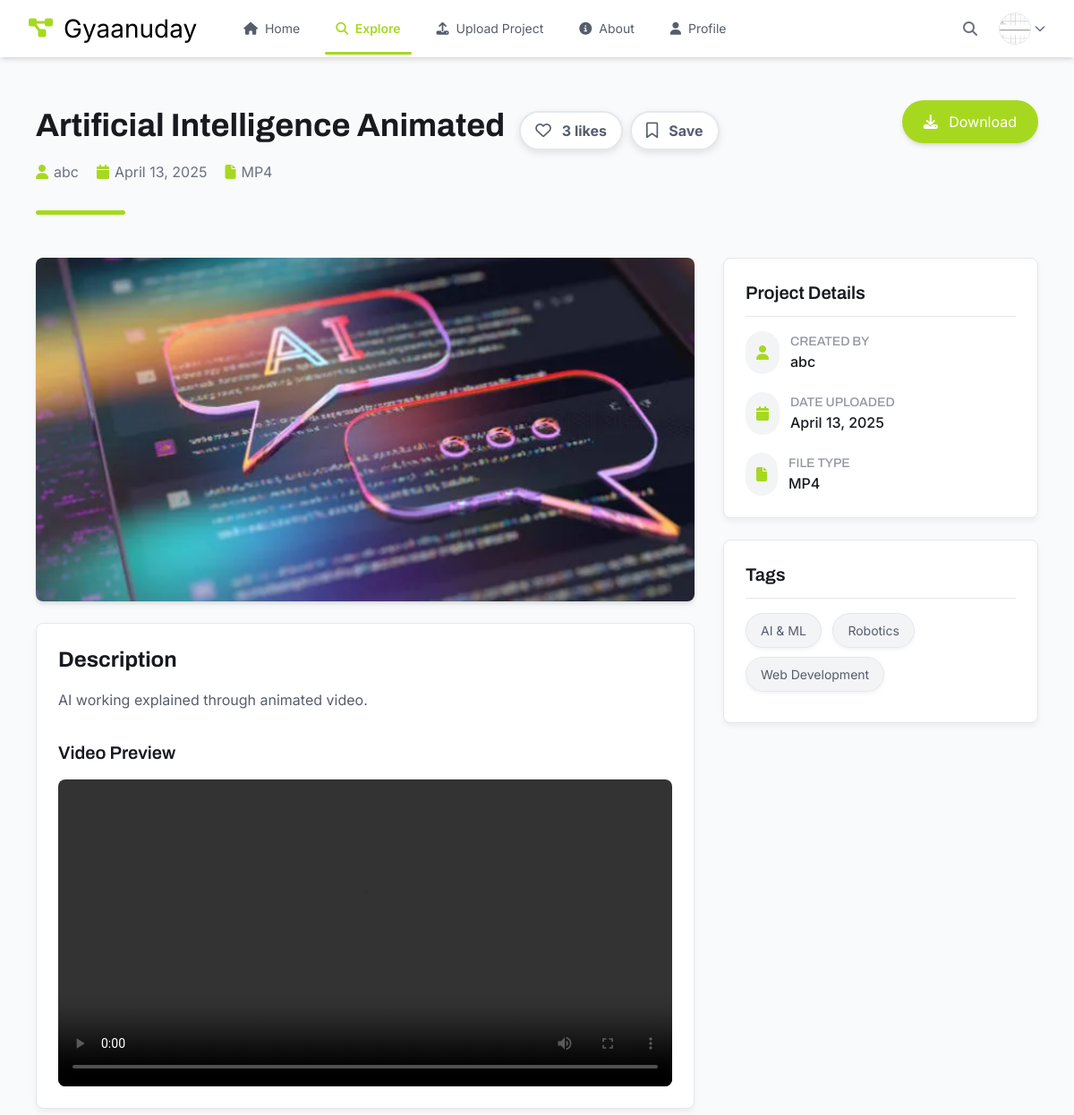
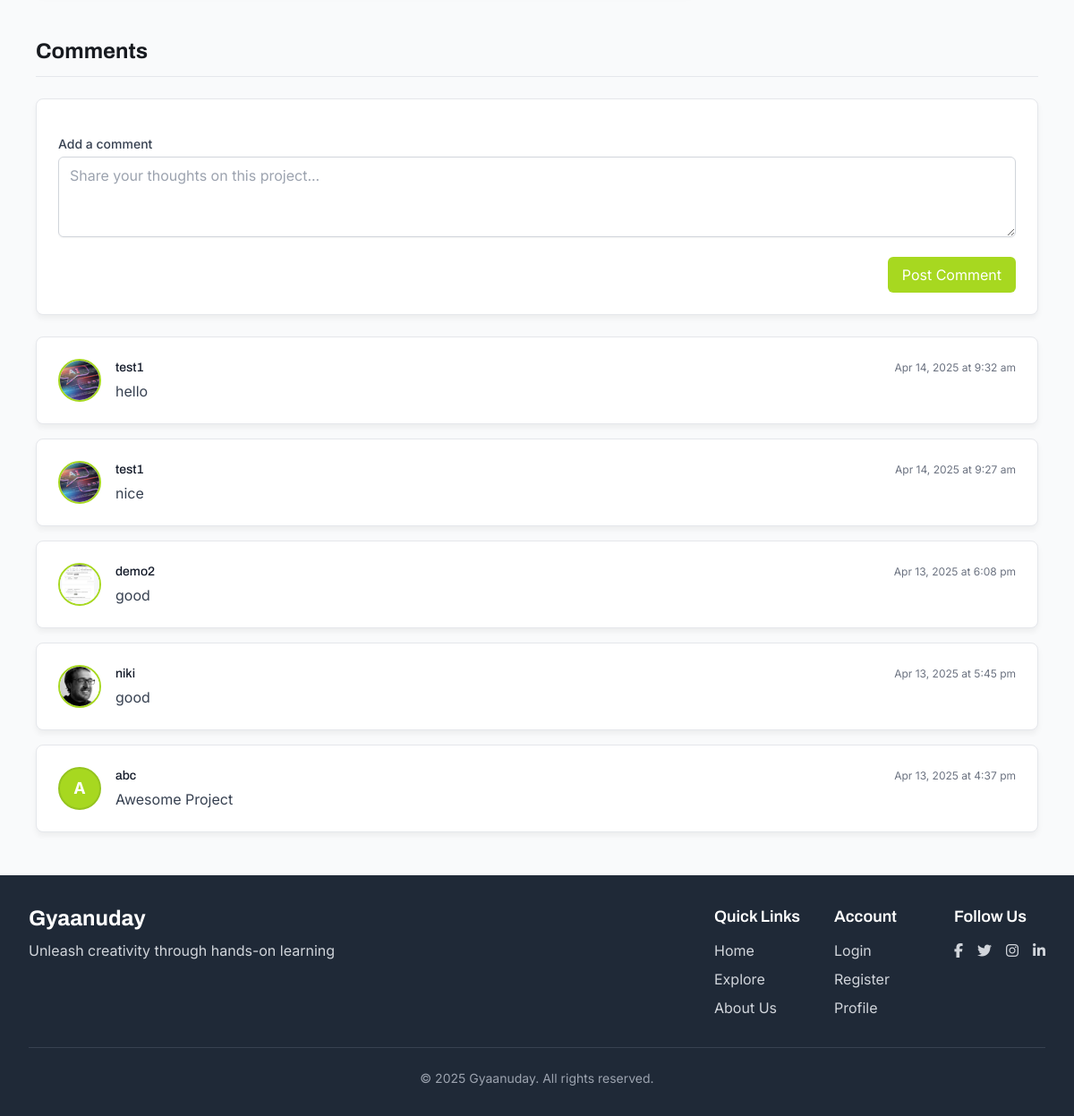
Screenshot of /project_details.php?id=17 (signed in) with the database file from the repository (2 pictures, top to bottom).
### tables this page shows
CREATE TABLE `users` (
  `id` int(11) NOT NULL,
  `username` varchar(50) NOT NULL,
  `email` varchar(100) NOT NULL,
  `password` varchar(255) NOT NULL,
  `created_at` timestamp NOT NULL DEFAULT current_timestamp(),
  `profile_photo` varchar(255) DEFAULT NULL,
  `bio` text DEFAULT NULL
);

CREATE TABLE `projects` (
  `id` int(11) NOT NULL,
  `user_id` int(11) NOT NULL,
  `title` varchar(255) NOT NULL,
  `project_file` varchar(255) NOT NULL,
  `thumbnail` varchar(255) DEFAULT NULL,
  `description` text NOT NULL,
  `tags` varchar(255) NOT NULL,
  `created_at` timestamp NOT NULL DEFAULT current_timestamp()
);

CREATE TABLE `comments` (
  `id` int(11) NOT NULL,
  `user_id` int(11) NOT NULL,
  `project_id` int(11) NOT NULL,
  `comment` text NOT NULL,
  `created_at` timestamp NOT NULL DEFAULT current_timestamp()
);

### project_details.php (the view, shortened to what this page needs)
<?php
require_once __DIR__ . "/config/database.php";
?>
<!DOCTYPE html>
<html lang="en">
<head>
  <script src="https://cdn.tailwindcss.com"></script>
  <link rel="stylesheet" href="https://cdnjs.cloudflare.com/ajax/libs/font-awesome/6.4.2/css/all.min.css">
</head>
<body>
  <?php include 'navigation.php'; ?>
  <div class="page-content">
    <?php
    $projectId = intval($_GET['id']);
    try {
      $stmt = $pdo->prepare("SELECT p.*, u.username FROM projects p JOIN users u ON p.user_id = u.id WHERE p.id = ?");
      $stmt->execute([$projectId]);
      $project = $stmt->fetch();
      $title = htmlspecialchars($project['title']);
      $description = htmlspecialchars($project['description']);
      $username = htmlspecialchars($project['username']);
      $created = date('F j, Y', strtotime($project['created_at']));
      $tags = $project['tags'] ? explode(',', $project['tags']) : [];
      $fileName = htmlspecialchars($project['thumbnail'] ?? '');
      $filePath = "./uploads/" . $fileName;
      $projectFile = "./uploads/" . htmlspecialchars($project['project_file'] ?? '');
      $ext = strtolower(pathinfo($fileName, PATHINFO_EXTENSION));
      $projectExt = strtolower(pathinfo($project['project_file'] ?? '', PATHINFO_EXTENSION));
      if (in_array($ext, ['jpg', 'jpeg', 'png'])) {
        $thumb = $filePath;
      } else {
        $thumb = "./assets/default_icon.png";
      }
      $likeCount = 0;
      $hasLiked = false;
      $hasBookmarked = false;
      $stmt = $pdo->prepare("SELECT COUNT(*) FROM likes WHERE project_id = ?");
      $stmt->execute([$projectId]);
      $likeCount = $stmt->fetchColumn();
      if (isset($_SESSION['user_id'])) {
        $stmt = $pdo->prepare("SELECT id FROM likes WHERE user_id = ? AND project_id = ?");
        $stmt->execute([$_SESSION['user_id'], $projectId]);
        $hasLiked = $stmt->fetch() ? true : false;
        $stmt = $pdo->prepare("SELECT id FROM bookmarks WHERE user_id = ? AND project_id = ?");
        $stmt->execute([$_SESSION['user_id'], $projectId]);
        $hasBookmarked = $stmt->fetch() ? true : false;
      }
      $comments = [];
      $stmt = $pdo->prepare("
        SELECT c.*, u.username, u.profile_photo
        FROM comments c
        JOIN users u ON c.user_id = u.id
        WHERE c.project_id = ?
        ORDER BY c.created_at DESC
      ");
      $stmt->execute([$projectId]);
      $comments = $stmt->fetchAll(PDO::FETCH_ASSOC);
    } catch (Exception $e) {
      echo '<div class="max-w-6xl mx-auto my-12 px-4">
              <div class="bg-red-100 p-6 rounded-lg">
                <h1 class="text-2xl font-bold text-red-700">Error</h1>
                <p class="mt-2">An error occurred while retrieving project data.</p>
                <p class="text-sm text-red-700">' . $e->getMessage() . '</p>
              </div>
            </div>';
      exit;
    }
    ?>
    <div class="max-w-6xl mx-auto my-12 px-4">
      <div class="flex flex-wrap justify-between items-start mb-12 project-header pb-5">
        <div class="w-full md:w-3/4 mb-4 md:mb-0">
          <div class="flex items-center flex-wrap">
            <h1 class="text-[36px] leading-[48px] font-archivo font-bold text-[#171a1f] mb-3 mr-4"><?php echo $title; ?></h1>
            <div class="flex gap-2 items-center my-3">
              <button id="likeButton" class="like-btn <?php echo $hasLiked ? 'liked' : ''; ?>" data-project-id="<?php echo $projectId; ?>">
                <i class="<?php echo $hasLiked ? 'fas' : 'far'; ?> fa-heart"></i>
                <span class="like-count ml-1"><?php echo $likeCount; ?> <?php echo $likeCount == 1 ? 'like' : 'likes'; ?></span>
              </button>
              <button id="bookmarkButton" class="bookmark-btn <?php echo $hasBookmarked ? 'bookmarked' : ''; ?>" data-project-id="<?php echo $projectId; ?>">
                <i class="<?php echo $hasBookmarked ? 'fas' : 'far'; ?> fa-bookmark"></i>
                <span class="bookmark-count ml-1"><?php echo $hasBookmarked ? 'Saved' : 'Save'; ?></span>
              </button>
            </div>
          </div>
          <div class="flex flex-wrap items-center text-[#565d6d] mb-4">
            <div class="project-meta-item">
              <i class="fas fa-user"></i>
              <span><?php echo $username; ?></span>
            </div>
            <div class="project-meta-item">
              <i class="fas fa-calendar"></i>
              <span><?php echo $created; ?></span>
            </div>
            <div class="project-meta-item">
              <i class="fas fa-file"></i>
              <span class="uppercase"><?php echo $projectExt; ?></span>
            </div>
          </div>
        </div>
        <div class="w-full md:w-1/4 flex justify-center md:justify-end">
          <a href="<?php echo $projectFile; ?>" download class="px-6 py-3 rounded-full text-white button-hover shadow-md inline-block bg-[#A7D820]">
            <i class="fas fa-download mr-2"></i> Download
          </a>
        </div>
      </div>
      <div class="grid grid-cols-1 lg:grid-cols-3 gap-8 project-content-grid">
        <div class="lg:col-span-2">
          <div class="rounded-lg overflow-hidden shadow-md mb-6 card">
            <img src="<?php echo $thumb; ?>" alt="<?php echo $title; ?>" class="w-full h-auto max-h-96 object-cover">
          </div>
          <div class="bg-white rounded-lg p-6 border border-[#e5e7eb] card relative">
            <h2 class="text-2xl font-bold mb-4 text-[#171a1f] font-archivo">Description</h2>
            <p class="text-[#565d6d] text-[16px] leading-[26px] mb-6"><?php echo nl2br($description); ?></p>
            <?php if (in_array($projectExt, ['jpg', 'jpeg', 'png', 'gif'])): ?>
              <h2 class="text-xl font-semibold mt-8 mb-4 text-[#171a1f] font-archivo">Project Preview</h2>
              <img src="<?php echo $projectFile; ?>" alt="Project Preview" class="w-full h-auto rounded-lg">
            <?php elseif (in_array($projectExt, ['mp4', 'webm', 'ogg'])): ?>
              <h2 class="text-xl font-semibold mt-8 mb-4 text-[#171a1f] font-archivo">Video Preview</h2>
              <video controls class="w-full rounded-lg">
                <source src="<?php echo $projectFile; ?>" type="video/<?php echo $projectExt; ?>">
              </video>
            <?php endif; ?>
          </div>
        </div>
        <div>
          <div class="bg-white rounded-lg p-6 border border-[#e5e7eb] mb-6 card">
            <h2 class="text-xl font-semibold mb-4 text-[#171a1f] font-archivo border-b pb-3">Project Details</h2>
            <div class="space-y-5 mt-4">
              <div class="flex items-center">
                <div class="bg-gray-100 rounded-full p-3 mr-3">
                  <i class="fas fa-user text-[#A7D820]"></i>
                </div>
                <div>
                  <h3 class="text-sm font-medium text-[#9095a1]">CREATED BY</h3>
                  <p class="text-[#171a1f] font-medium"><?php echo $username; ?></p>
                </div>
              </div>
              <div class="flex items-center">
                <div class="bg-gray-100 rounded-full p-3 mr-3">
                  <i class="fas fa-calendar text-[#A7D820]"></i>
                </div>
                <div>
                  <h3 class="text-sm font-medium text-[#9095a1]">DATE UPLOADED</h3>
                  <p class="text-[#171a1f] font-medium"><?php echo $created; ?></p>
                </div>
              </div>
              <div class="flex items-center">
                <div class="bg-gray-100 rounded-full p-3 mr-3">
                  <i class="fas fa-file text-[#A7D820]"></i>
                </div>
                <div>
                  <h3 class="text-sm font-medium text-[#9095a1]">FILE TYPE</h3>
                  <p class="text-[#171a1f] font-medium uppercase"><?php echo $projectExt; ?></p>
                </div>
              </div>
            </div>
          </div>
          <div class="bg-white rounded-lg p-6 border border-[#e5e7eb] card">
            <h2 class="text-xl font-semibold mb-4 text-[#171a1f] font-archivo border-b pb-3">Tags</h2>
            <div class="mt-4">
              <?php foreach ($tags as $tag): ?>
                <?php if(trim($tag) !== ''): ?>
                  <span class="tag"><?php echo htmlspecialchars(trim($tag)); ?></span>
                <?php endif; ?>
              <?php endforeach; ?>
            </div>
          </div>
        </div>
      </div>
      <div class="mt-12">
        <h2 class="text-2xl font-bold mb-6 text-[#171a1f] font-archivo border-b pb-3">Comments</h2>
        <div class="bg-white rounded-lg p-6 border border-[#e5e7eb] card mb-6">
          <?php if (isset($_SESSION['user_id'])): ?>
            <form id="commentForm" class="space-y-4">
              <div>
                <label for="comment" class="block text-sm font-medium text-gray-700 mb-1">Add a comment</label>
                <textarea
                  id="comment"
                  name="comment"
                  rows="3"
                  class="w-full px-3 py-2 border border-gray-300 rounded-md shadow-sm focus:outline-none focus:ring-2 focus:ring-[#A7D820] focus:border-[#A7D820]"
                  placeholder="Share your thoughts on this project..."
                  required
                ></textarea>
              </div>
              <div class="flex justify-end">
                <button
                  type="submit"
                  class="px-4 py-2 bg-[#A7D820] text-white rounded-md hover:bg-[#95c41f] focus:outline-none focus:ring-2 focus:ring-[#A7D820] focus:ring-offset-2 transition-all button-hover"
                >
                  Post Comment
                </button>
              </div>
            </form>
          <?php else: ?>
            <div class="bg-gray-50 p-4 rounded-md text-center">
              <p class="text-gray-600 mb-2">Please <a href="login.php" class="text-[#A7D820] font-bold">login</a> to leave a comment.</p>
            </div>
          <?php endif; ?>
        </div>
  <div class="space-y-4" id="commentsContainer">
    <?php if (count($comments) > 0): ?>
      <?php foreach ($comments as $comment): ?>
        <div class="bg-white rounded-lg p-6 border border-[#e5e7eb] card">
          <div class="flex items-start space-x-4">
            <div class="flex-shrink-0">
              <?php if (!empty($comment['profile_photo'])): ?>
                <img class="h-12 w-12 rounded-full object-cover profile-img"
                     src="./uploads/profile_photos/<?php echo htmlspecialchars($comment['profile_photo']); ?>"
                     alt="<?php echo htmlspecialchars($comment['username']); ?>">
              <?php else: ?>
                <div class="h-12 w-12 rounded-full bg-[#A7D820] flex items-center justify-center text-white font-bold text-lg profile-initial">
                  <?php echo strtoupper(substr(htmlspecialchars($comment['username']), 0, 1)); ?>
                </div>
              <?php endif; ?>
            </div>
            <div class="flex-grow">
              <div class="flex justify-between items-center mb-1">
                <h3 class="text-sm font-medium text-gray-900"><?php echo htmlspecialchars($comment['username']); ?></h3>
                <p class="text-xs text-gray-500"><?php echo date('M j, Y \a\t g:i a', strtotime($comment['created_at'])); ?></p>
              </div>
              <p class="text-gray-700"><?php echo nl2br(htmlspecialchars($comment['comment'])); ?></p>
            </div>
          </div>
        </div>
      <?php endforeach; ?>
    <?php else: ?>
      <p class="text-sm text-gray-500">No comments yet.</p>
    <?php endif; ?>
  </div>
    </div>
  </div>
  <?php include 'components/footer.php'; ?>
</body>
</html>

### navigation.php (shortened to what this page needs)
<?php
$current_page = basename($_SERVER['PHP_SELF']);
$isLoggedIn = isset($_SESSION['user_id']);
$photo_url = "./images/default_profile.jpeg";
if ($isLoggedIn && isset($pdo)) {
    $user_id = $_SESSION['user_id'];
    $stmt = $pdo->prepare("SELECT profile_photo FROM users WHERE id = ?");
    $stmt->execute([$user_id]);
    $user = $stmt->fetch(PDO::FETCH_ASSOC);
    if ($user && !empty($user['profile_photo'])) {
        $photo_path = __DIR__ . "/uploads/profile_photos/" . $user['profile_photo'];
        if (file_exists($photo_path)) {
            $photo_url = "./uploads/profile_photos/" . $user['profile_photo'];
        }
    }
}
?>
<nav class="bg-white shadow-md sticky top-0 z-50">
  <div class="max-w-7xl mx-auto px-4 sm:px-6 lg:px-8">
    <div class="flex justify-between h-16">
      <div class="flex items-center">
        <div class="flex-shrink-0 flex items-center">
          <a href="index.php" class="flex items-center">
            <span class="text-2xl font-bold mr-1" style="color: #A7D820;"><i class="fas fa-project-diagram"></i></span>
            <span class="text-[28px] leading-[42px] font-archivo ml-2">Gyaanuday</span>
          </a>
        </div>
        <div class="ml-10 flex items-baseline space-x-4">
          <a href="index.php" class="px-3 py-2 text-[14px] leading-[22px] <?php echo ($current_page == 'index.php') ? 'font-semibold nav-item nav-item-active' : 'text-[#565d6d] nav-item'; ?>">
            <i class="fas fa-home mr-1"></i> Home
          </a>
          <a href="explore_projects.php" class="px-3 py-2 text-[14px] leading-[22px] <?php echo ($current_page == 'explore_projects.php' || $current_page == 'project_details.php') ? 'font-semibold nav-item nav-item-active' : 'text-[#565d6d] nav-item'; ?>">
            <i class="fas fa-search mr-1"></i> Explore
          </a>
          <?php if ($isLoggedIn): ?>
          <a href="projects.php" class="px-3 py-2 text-[14px] leading-[22px] <?php echo ($current_page == 'projects.php') ? 'font-semibold nav-item nav-item-active' : 'text-[#565d6d] nav-item'; ?>">
            <i class="fas fa-upload mr-1"></i> Upload Project
          </a>
          <?php endif; ?>
          <a href="about.php" class="px-3 py-2 text-[14px] leading-[22px] <?php echo ($current_page == 'about.php') ? 'font-semibold nav-item nav-item-active' : 'text-[#565d6d] nav-item'; ?>">
            <i class="fas fa-info-circle mr-1"></i> About
          </a>
          <?php if ($isLoggedIn): ?>
          <a href="profile.php" class="px-3 py-2 text-[14px] leading-[22px] <?php echo ($current_page == 'profile.php') ? 'font-semibold nav-item nav-item-active' : 'text-[#565d6d] nav-item'; ?>">
            <i class="fas fa-user mr-1"></i> Profile
          </a>
          <?php endif; ?>
        </div>
      </div>
      <div class="flex items-center space-x-4">
        <button id="searchButton" class="rounded-full p-2 text-gray-500 hover:text-gray-700 focus:outline-none">
          <i class="fas fa-search"></i>
        </button>
        <?php if ($isLoggedIn): ?>
          <div class="relative" id="profileDropdown">
            <div class="cursor-pointer flex items-center">
              <img src="<?= htmlspecialchars($photo_url) ?>" alt="Avatar" class="w-9 h-9 rounded-full object-cover border border-gray-200">
              <i class="fas fa-chevron-down text-xs ml-1 text-gray-500"></i>
            </div>
          </div>
        <?php endif; ?>
      </div>
    </div>
  </div>
</nav>

### rows the page displays
users: profile_photo (picture)
projects: title "Artificial Intelligence Animated", user.username "abc", created_at "April 13, 2025", project_file "MP4", thumbnail (picture), description "AI working explained through animated video.", tags "AI & ML", tags "Robotics", tags "Web Development"
comments: user.profile_photo (picture), user.username "test1", created_at "Apr 14, 2025 at 9:32 am", comment "hello"
comments: user.profile_photo (picture), user.username "test1", created_at "Apr 14, 2025 at 9:27 am", comment "nice"
comments: user.profile_photo (picture), user.username "demo2", created_at "Apr 13, 2025 at 6:08 pm", comment "good"
comments: user.profile_photo (picture), user.username "niki", created_at "Apr 13, 2025 at 5:45 pm", comment "good"
comments: user.username "A", user.username "abc", created_at "Apr 13, 2025 at 4:37 pm", comment "Awesome Project"

### other values shown
$likeCount "3"
